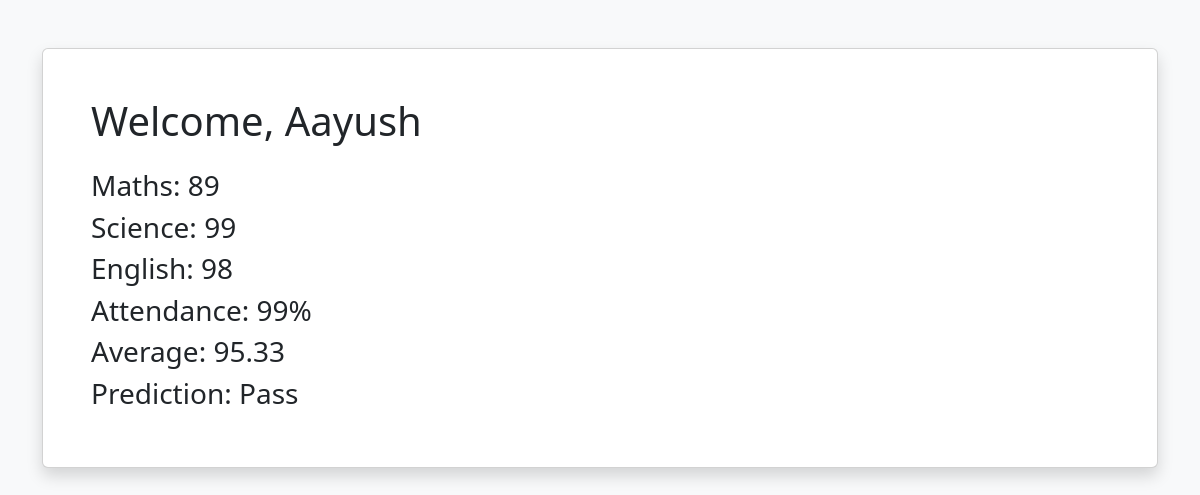
The page /student_dashboard/1 on the database its author committed.
### app.py (models this page shows)
class Student(db.Model):
    id = db.Column(
        db.Integer,
        primary_key=True
    )
    name = db.Column(
        db.String(100)
    )
    username = db.Column(
        db.String(100),
        unique=True
    )
    password = db.Column(
        db.String(100)
    )
    maths = db.Column(
        db.Integer
    )
    science = db.Column(
        db.Integer
    )
    english = db.Column(
        db.Integer
    )
    attendance = db.Column(
        db.Integer
    )

### app.py (the view)
@app.route('/student_dashboard/<int:id>')
def student_dashboard(id):
    student = Student.query.get(id)
    average = round(
        (
            student.maths +
            student.science +
            student.english
        ) / 3,
        2
    )
    prediction = (
        'Pass'
        if average >= 50
        else 'Fail'
    )
    return render_template(
        'student_dashboard.html',
        student=student,
        average=average,
        prediction=prediction
    )

### templates/student_dashboard.html (shortened to what this page needs)
<!DOCTYPE html>
<html>
<head>
    <link
    href="https://cdn.jsdelivr.net/npm/bootstrap@5.3.0/dist/css/bootstrap.min.css"
    rel="stylesheet">
</head>
<body class="bg-light">
<div class="container mt-5">
    <div class="card p-5 shadow">
        <h1 class="mb-4">
            Welcome,
            {{ student.name }}
        </h1>
        <h3>
            Maths:
            {{ student.maths }}
        </h3>
        <h3>
            Science:
            {{ student.science }}
        </h3>
        <h3>
            English:
            {{ student.english }}
        </h3>
        <h3>
            Attendance:
            {{ student.attendance }}%
        </h3>
        <h3>
            Average:
            {{ average }}
        </h3>
        <h3>
            Prediction:
            {{ prediction }}
        </h3>
    </div>
</div>
</body>
</html>

### rows shown on the page
Student: name "Aayush", maths "89", science "99", english "98", attendance "99"

### other values the page prints
{{ average }} "95.33"
{{ prediction }} "Pass"
